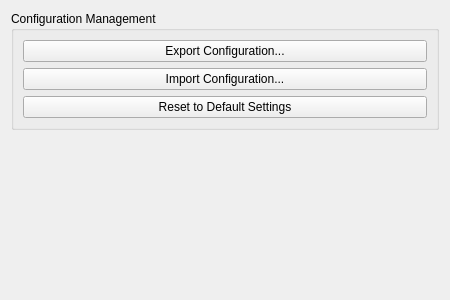
<?xml version="1.0" encoding="UTF-8"?>
<ui version="4.0">
 <class>MaintenancePage</class>
 <widget class="QWidget" name="MaintenancePage">
  <property name="geometry">
   <rect>
    <x>0</x>
    <y>0</y>
    <width>450</width>
    <height>300</height>
   </rect>
  </property>
  <property name="windowTitle">
   <string>Maintenance</string>
  </property>
  <layout class="QVBoxLayout" name="verticalLayout">
   <item>
    <widget class="QGroupBox" name="groupBox">
     <property name="title">
      <string>Configuration Management</string>
     </property>
     <layout class="QVBoxLayout" name="verticalLayout_2">
      <item>
       <widget class="QPushButton" name="exportButton">
        <property name="text">
         <string>Export Configuration...</string>
        </property>
       </widget>
      </item>
      <item>
       <widget class="QPushButton" name="importButton">
        <property name="text">
         <string>Import Configuration...</string>
        </property>
       </widget>
      </item>
      <item>
       <widget class="QPushButton" name="resetButton">
        <property name="text">
         <string>Reset to Default Settings</string>
        </property>
       </widget>
      </item>
     </layout>
    </widget>
   </item>
   <item>
    <spacer name="verticalSpacer">
     <property name="orientation">
      <enum>Qt::Vertical</enum>
     </property>
     <property name="sizeHint" stdset="0">
      <size>
       <width>20</width>
       <height>40</height>
      </size>
     </property>
    </spacer>
   </item>
  </layout>
 </widget>
 <resources/>
 <connections/>
</ui>
